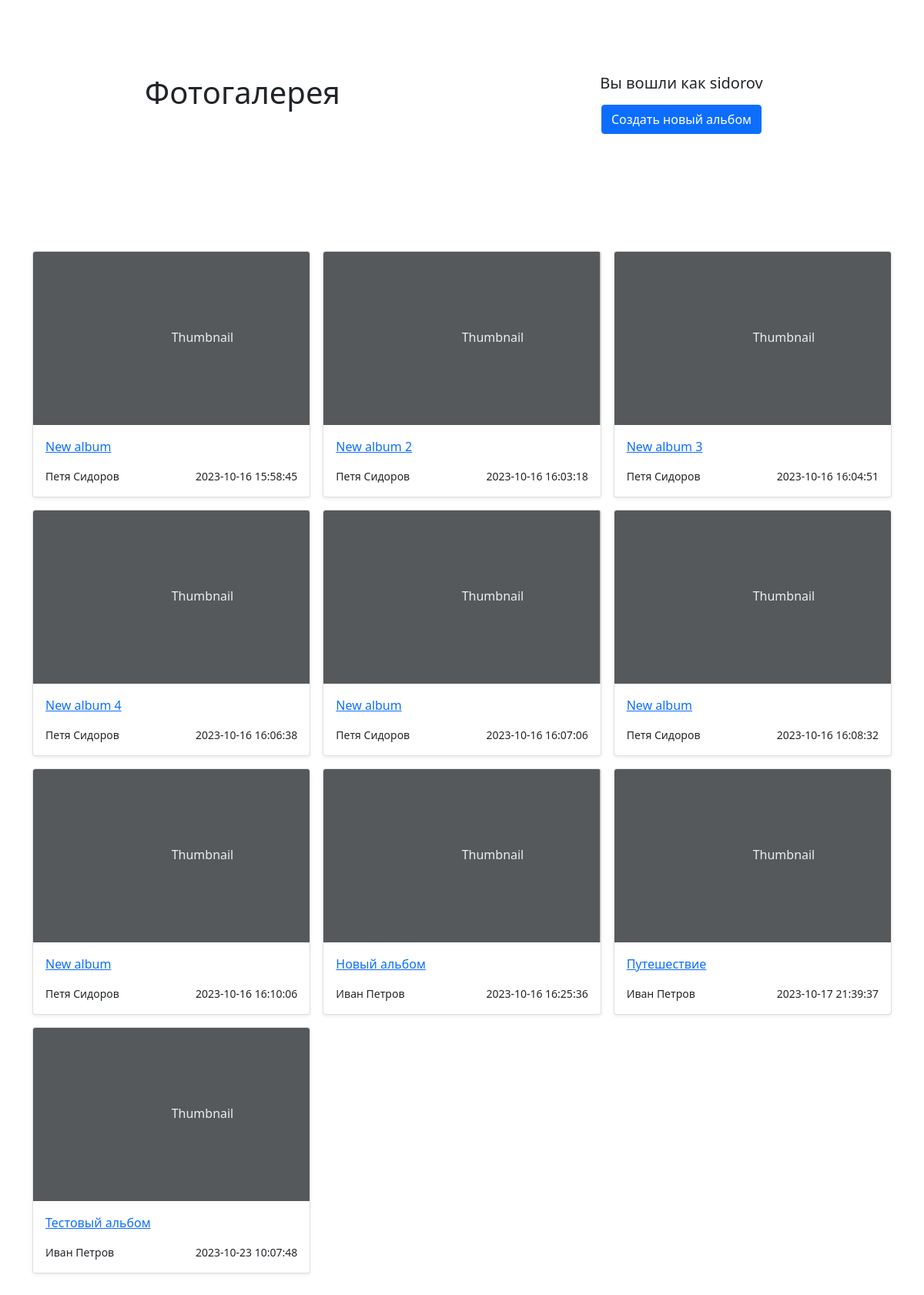
/ (signed in), run on the app's committed database.
### tables this page shows
CREATE TABLE `albums` (
  `id` int NOT NULL,
  `name` varchar(50) NOT NULL,
  `description` varchar(256) NOT NULL,
  `user_id` int NOT NULL,
  `created_at` datetime NOT NULL
);

CREATE TABLE `users` (
  `id` int NOT NULL,
  `name` varchar(50) NOT NULL,
  `login` varchar(50) NOT NULL,
  `email` varchar(50) NOT NULL,
  `password` varchar(50) NOT NULL
);

### core/base/Controller.php (called while the page is built, shortened)
<?php
abstract class Controller
{
    public $route = [];
    public $view;
    public $layout;
    public $vars = [];
    public function __construct($route)
    {
        $this->route = $route;
        $this->view = $route['action'];
    }
    public function getView()
    {
        $viewObj = new View($this->route, $this->view, $this->layout);
        $viewObj->render($this->vars);
    }
    public function set($vars)
    {
        $this->vars = $vars;
    }
}

### core/Router.php (called while the page is built, shortened)
<?php
class Router
{
    private $routes;
    private $route = [];
    public function __construct()
    {
        $this->routes = include ROOT . '/config/routes.php';
    }
    private function getURI(): string
    {
        if (!empty($_SERVER['REQUEST_URI'])) {
            return trim($_SERVER['REQUEST_URI'], '/');
        }
    }
    public function run(): void
    {
        $uri = rtrim($this->getURI(), '?');
        foreach ($this->routes as $uriPattern => $path)
        {
            if (preg_match("~$uriPattern~", $uri))
            {
                $internalRoute = preg_replace("~$uriPattern~", $path, $uri);
                $segments = explode('/', $internalRoute);
                $controllerName = array_shift($segments);
                $this->route['controller'] = $controllerName;
                $controllerName = ucfirst($controllerName) . 'Controller';
                $actionName = ucfirst(array_shift($segments));
                $this->route['action'] = lcfirst($actionName);
                $parameters = $segments;
                if (file_exists(APP . '/Controllers/' . $controllerName . '.php'))
                {
                    $controllerObject = new $controllerName($this->route);
                }
                $res = $controllerObject->$actionName($parameters);
                return;
            }
        }
    }
}

### public/index.php (called while the page is built, shortened)
<?php
$router = new Router();
$router->run();

### config/config_db.php (called while the page is built)
<?php
return [
    'dsn' => 'mysql:host=localhost;dbname=it-minsk;charset=utf8',
    'user' => 'root',
    'pass' => '',
];

### core/Db.php (called while the page is built, shortened)
<?php
class Db
{
protected static $instance;
public function __construct()
{
	$db = require_once ROOT . '/config/config_db.php';
	$options = [
			\PDO::ATTR_ERRMODE => \PDO::ERRMODE_EXCEPTION,
			\PDO::ATTR_DEFAULT_FETCH_MODE => \PDO::FETCH_ASSOC,
            		\PDO::ATTR_ERRMODE, \PDO::ERRMODE_EXCEPTION,
		];
        try
        {
            $this->connection = new PDO($db['dsn'], $db['user'], $db['pass'], $options);
        }
        catch(PDOException $exception)
        {
            dd("ERROR: {$exception->getMessage()}");
        }
}
public static function instance()
{
    if (self::$instance === null)
    {
       self::$instance = new self;
    }
        return self::$instance;
    }
}

### core/base/Model.php (called while the page is built, shortened)
<?php
abstract class Model
{
	public function __construct()
	{
    		$this->pdo = Db::instance();
	}
}

### Models/Album.php (called while the page is built, shortened)
<?php
class Album extends Model
{
    protected string $table = 'albums';
    public function getAlbumsWithAutor(): array
    {
        $sql = "SELECT {$this->table}.id, {$this->table}.name, {$this->table}.created_at, {$this->table}.user_id, users.name  as autor
                FROM {$this->table}
                JOIN users ON {$this->table}.user_id = users.id ORDER BY {$this->table}.id ASC";
        $result = $this->pdo->connection->prepare($sql);
        $result->execute();
        $array = $result->fetchAll();
        return $array;
    }
}

### Views/main/index.php (the view, shortened to what this page needs)
<!DOCTYPE html>
<html lang="ru">
<head>
    <link href="https://cdn.jsdelivr.net/npm/bootstrap@5.1.3/dist/css/bootstrap.min.css" rel="stylesheet">
    <link href="путь_до/jquery.fancybox.min.css" rel="stylesheet">
</head>
<body>
    <main>
        <section class="py-5 text-center container">
            <div class="row py-lg-5">
                <div class="col-lg-6 col-md-8 mx-auto">
                    <h1 class="fw-light">Фотогалерея</h1>
                </div>
                <?php
                if (isset($_SESSION['login']) and $_SESSION['login'] !== null) {
                    echo '<div class="col-lg-6"><h5 class="text-right">Вы вошли как ' . $_SESSION['login'] . '</h5><a href="/album/create" class="btn btn-primary my-2">Создать новый альбом</a>
                    </div>';
                }
                ?>
            </div>
        </section>
        <div class="album py-5 bg-body-tertiary">
            <div class="container">
                <div class="row row-cols-1 row-cols-sm-2 row-cols-md-3 g-3">
                    <?php
                    foreach ($albums as $item) {
                        echo '<div class="col">
                        <div class="card shadow-sm">
                            <svg class="bd-placeholder-img card-img-top" width="100%" height="225" xmlns="http://www.w3.org/2000/svg" role="img" aria-label="Placeholder: Thumbnail" preserveAspectRatio="xMidYMid slice" focusable="false">
                                <title>Placeholder</title>
                                <rect width="100%" height="100%" fill="#55595c" /><text x="50%" y="50%" fill="#eceeef" dy=".3em">Thumbnail</text>
                            </svg>
                            <div class="card-body">
                                <p class="card-text"><a href="/album/' . $item['id'] . '">' . $item['name'] . '</a></p>
                                <div class="d-flex justify-content-between align-items-center">
                                    <small class="text-body-secondary">' . $item['autor'] . '</small>
                                    <small class="text-body-secondary">' . $item['created_at'] . '</small>
                                </div>
                            </div>
                        </div>
                    </div>';
                    }
                    ?>
                </div>
            </div>
        </div>
    </main>
</body>
</html>

### Controllers/MainController.php (shortened to what this page needs)
<?php
class MainController extends Controller
{
    public function index()
    {
        if($_SESSION['login'])
        {
            $this->model = new Album();
            $albums = $this->model->getAlbumsWithAutor();
            $this->getView();
        }
        else
        {
            header('Location: /user/login');
        }
    }
}

### core/base/View.php (shortened to what this page needs)
<?php
class View
{
    public $route = [];
    public $view;
    public function __construct($route, $view = '', $layout = '')
    {
        $this->route = $route;
        $this->view = $view;
    }
    public function render(array|string $vars): void
    {
        $file_view = APP . "/Views/" . $this->route['controller'] . "/{$this->view}.php";
        if (is_file($file_view))
        {
            require $file_view;
        }
        else
        {
            echo '<p>Не найден вид <b>' . $this->view . '</b></p>';
        }
    }
}

### data on the page
albums: name "New album", user.name "Петя Сидоров", created_at "2023-10-16 15:58:45"
albums: name "New album 2", user.name "Петя Сидоров", created_at "2023-10-16 16:03:18"
albums: name "New album 3", user.name "Петя Сидоров", created_at "2023-10-16 16:04:51"
albums: name "New album 4", user.name "Петя Сидоров", created_at "2023-10-16 16:06:38"
albums: name "New album", user.name "Петя Сидоров", created_at "2023-10-16 16:07:06"
albums: name "New album", user.name "Петя Сидоров", created_at "2023-10-16 16:08:32"
albums: name "New album", user.name "Петя Сидоров", created_at "2023-10-16 16:10:06"
albums: name "Новый альбом", user.name "Иван Петров", created_at "2023-10-16 16:25:36"
albums: name "Путешествие", user.name "Иван Петров", created_at "2023-10-17 21:39:37"
albums: name "Тестовый альбом", user.name "Иван Петров", created_at "2023-10-23 10:07:48"

### other printed values
$_SESSION['login'] "sidorov"
